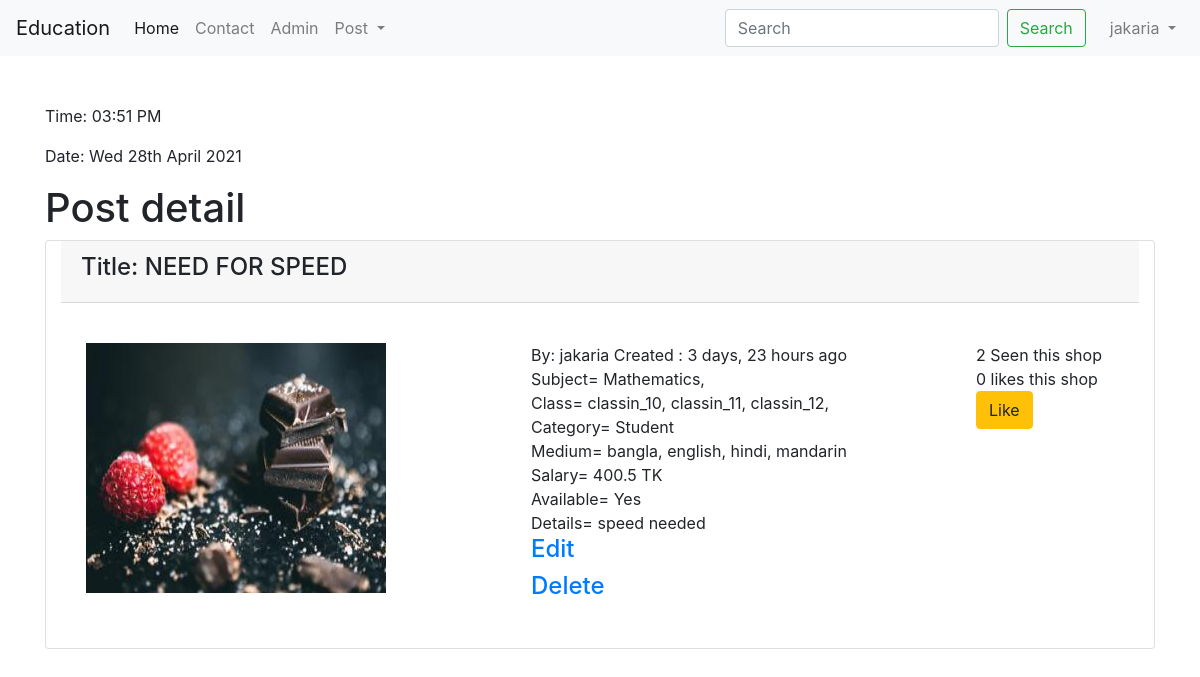
The page /education/postdetail/3/ (signed in) on the database its author committed.
### education/models.py (models this page shows, shortened)
class Post(models.Model):
    CATEGORY={
        ('Teacher', 'Teacher'),
        ('Student', 'Student'),
    }
    MEDIUM =(
        ('bangla', 'bangla'),
        ('english', 'english'),
        ('hindi', 'hindi'),
        ('mandarin', 'mandarin'),
    )
    user = models.ForeignKey(User, on_delete=models.CASCADE, blank=True, null=True)
    id = models.AutoField(primary_key=True)
    title = models.CharField(max_length=100)
    slug = models.CharField(max_length=100, default=title)
    email = models.EmailField()
    salary = models.FloatField()
    details = models.TextField()
    available = models.BooleanField()
    category = models.CharField(max_length=100, choices=CATEGORY)
    created_at = models.DateTimeField(default=now)
    image = models.ImageField(default="default.jpg", upload_to="education/images")
    medium = MultiSelectField(max_length=100, max_choices=4, choices=MEDIUM, default='english')
    subject=models.ManyToManyField(Subject,related_name='subject_set')
    class_in=models.ManyToManyField(Classs_in,related_name='class_set')
    likes= models.ManyToManyField(User, related_name='like_set')
    views= models.ManyToManyField(User, related_name='view_set')
    def total_likes(self):
        return self.likes.count()
    def total_views(self):
        return self.views.count()
    def get_subject_name(self):
        sub=self.subject.all()
        subjects=""
        for i in sub:
            subjects = subjects + str(i.name) + ", "
        return subjects
    def get_class_name(self):
        sub=self.class_in.all()
        classes=""
        for i in sub:
            classes = classes + str(i.name) + ", "
        return classes
    def uppercase(self):
        return self.title.upper()
    objects=models.Manager() #buildin manager
    items=PostManager() #Custom manager

class Subject(models.Model):
    name= models.CharField(max_length=100)

class Classs_in(models.Model):
    name= models.CharField(max_length=100)

### education/views.py (the view)
# urls.py: path('postdetail/<int:pk>/', postDetailView.as_view() , name="postdetail"),
class postDetailView(DetailView):
    template_name = "education/postdetail.html"
    model=Post
    context_object_name="postdetail"
    def get_context_data(self, *args, **kwargs):
        self.object.views.add(self.request.user)
        liked=False
        if self.object.likes.filter(id=self.request.user.id).exists():
            liked=True
        context=super().get_context_data(*args, **kwargs)
        context['posts']=context.get('object_list')
        context['liked']=liked
        context['msg']="this is individual post also like options"
        print('----------------------------------------------------')
        print(context['posts'])
        return context

### templates/education/postdetail.html (shortened to what this page needs)
{% extends 'basic.html' %}
{% load humanize %}
{% block body %}
<h1> Post detail </h1>
<div class="card col-md-12">
    <div class="card-header"> <h4>Title: {{postdetail.uppercase}}</h4></div>
    <div class="card-body row">
    <div class="card-body col-5"> <img class="image-rounded circle" src="{{postdetail.image.url}}" width="300" height="250" alt="img"></div>
    <div class="card-body col-5">
    By: {{postdetail.user.username}}   Created : {{postdetail.created_at|naturaltime}}<br>
    Subject= {{ postdetail.get_subject_name }} <br>
    Class= {{ postdetail.get_class_name }} <br>
        Category= {{postdetail.category}}<br>
        Medium= {{postdetail.medium}}<br>
        Salary= {{postdetail.salary}} TK<br>
        Available= {% if postdetail.available %} Yes{% else %}No {% endif %} <br>
        Details= {{postdetail.details}}<br>
        {% if request.user == postdetail.user %}
        <h4><a href="/education/edit/{{postdetail.id}}">Edit</a> </h4>
        <h4><a href="/education/delete/{{postdetail.id}}">Delete</a> </h4>
        {% endif %}
    </div>
    <div class="card-body">
        <div>
            {{postdetail.total_views}} Seen this shop <br>
            {{postdetail.total_likes}} likes this shop<br>
        </div>
        <form action="/education/like/{{postdetail.id}}/" method="post">
            {% if liked %}
            <button type="submit" class="btn btn-warning">Unlike</button>
            {% else %}
            <button type="submit" class="btn btn-warning">Like</button>
            {% endif %}
        </form>
    </div>
   </div>
</div>
{% endblock body %}

### templates/basic.html (shortened to what this page needs)
<!DOCTYPE html>
<html lang="en">
  <head>
    <link rel="stylesheet" href="https://maxcdn.bootstrapcdn.com/bootstrap/4.0.0/css/bootstrap.min.css">
  </head>
  <body>
  <nav class="navbar navbar-expand-lg navbar-light bg-light">
    <a class="navbar-brand" href="/">Education</a>
    <div class="collapse navbar-collapse" id="navbarSupportedContent">
      <ul class="navbar-nav mr-auto">
        <li class="nav-item active">
          <a class="nav-link" href="{% url 'home' %}">Home <span class="sr-only">(current)</span></a>
        </li>
        <li class="nav-item">
          <a class="nav-link" href="{% url 'education:contact' %}">Contact</a>
        </li>
        <li class="nav-item">
          <a class="nav-link" href="/admin">Admin</a>
        </li>
        <li class="nav-item dropdown">
          <a class="nav-link dropdown-toggle" href="#" id="navbarDropdown" role="button" data-toggle="dropdown" aria-haspopup="true" aria-expanded="false">
            Post
          </a>
        </li>
      </ul>
      <form method="post" action="/education/search/" class="form-inline my-2 my-lg-0">
        <input class="form-control mr-sm-2" type="search" name="search" placeholder="Search" aria-label="Search">
        <button class="btn btn-outline-success my-2 my-sm-0" type="submit">Search</button>
      </form>
      <ul class="ml-3 navbar-nav">
        {% if user.is_authenticated %}
        <li class="nav-item dropdown">
          <a class="nav-link dropdown-toggle" href="#" id="navbarDropdown" role="button" data-toggle="dropdown" aria-haspopup="true" aria-expanded="false">
            {{user.username}}
          </a>
        </li>
        {% endif %}
      </ul>
    </div>
  </nav>
  <div class="container mt-5">
    <p>Time: {% now "h:i A" %} </p>
    <p>Date: {% now "D jS F Y" %} </p>
  {% block body %}{% endblock body %}
  </div>
  </body>
</html>

### rows shown on the page
Post: uppercase "NEED FOR SPEED", image (picture), user.username "jakaria", created_at "3 days, 23 hours ago", get_subject_name "Mathematics,", get_class_name "classin_10, classin_11, classin_12,", category "Student", medium "bangla, english, hindi, mandarin", salary "400.5", details "speed needed", total_views "2", total_likes "0"

### other values the page prints
{{ user.username }} "jakaria"
